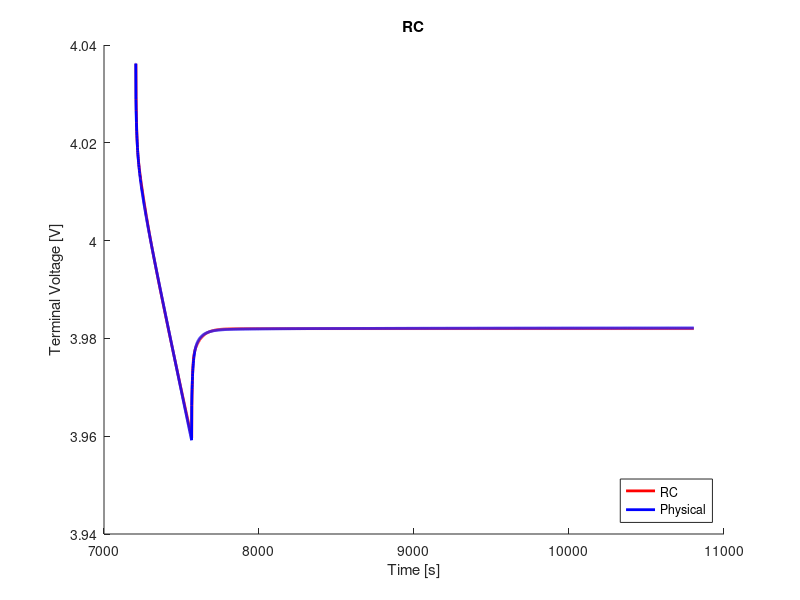

MATLAB code to generate this figure:
clear;
clc;
close all;

%% load data
load('ocv_final.mat');
time_ocv = time;
load('pulse_1_c_2.mat');
load('rc2_cf_params.mat');

%% voltage limitations
v_max = 4.4;                                    % cut-over voltage
v_min = 3.0;                                    % cut-off voltage

%% resample ocv and soc
t1 = time_ocv(1);
t2 = time_ocv(end);
dt = 1;                                         % sample time
t = (t1:dt:t2) - t1;

ocv = interp1(time_ocv, ocv, t1:dt:t2);
soc = interp1(time_ocv, soc, t1:dt:t2);

s = length(time);

%% variables
Q = 16.8;
eta = 1.0;                                  % coulombic efficiency

n = 2;                                      % number of rc links
i_r = zeros(n, 1);
v_c = zeros(n, 1);
flag = 1;

%% compute soc
ind_init = interp1(soc, 1:length(soc), 0.8062, 'nearest');
v_t(1) = ocv(ind_init);
z0 = soc(ind_init);
z = z0 - dt/(Q*3600)*eta*cumsum(I(1:end));

% manual fit
p = 3;
r0 = r0_cf(p);
r1 = r1_cf(p);
r2 = r2_cf(p);
% r3 = r3_cf(p);
c1 = c1_cf(p);
c2 = c2_cf(p);
% c3 = c3_cf(p);

r = [r1; r2];
c = [c1; c2];

%% compute terminal voltage
for j = 1:n
    f(j) = exp(-dt/(r(j)*c(j)));
end
for k = 1:s-1
    if flag == 1
        i_r(:, k+1) = diag(f)*i_r(:, k) + (1-f')*I(k);
        v_c(:, k) = i_r(:, k).*r;
        ind = interp1(soc, 1:length(soc), z(k), 'nearest');
        v_t(k+1) = ocv(ind) - sum(v_c(:, k)) - I(k).*r0;
        if v_t(k) < v_min
            fprintf('Reached lower voltage limit.');
            flag = 0;
        end
        if v_t(k) > v_max
            fprintf('Reached upper voltage limit.');
            flag = 0;
        end 
    end
end

%% compute rms error
v_t = reshape(v_t, size(V_batt_time));
rmse = 1000*sqrt(mean((V_batt_time - v_t).^2))     % [mV]

%% plot
figure(1);
hold on;
plot(time, v_t, 'r', 'LineWidth', 2)
hold on;
plot(time, V_batt_time, 'b', 'LineWidth', 2)
xlabel('Time [s]')
ylabel('Terminal Voltage [V]')
title('RC')
legend('RC', 'Physical', 'location', 'southeast')